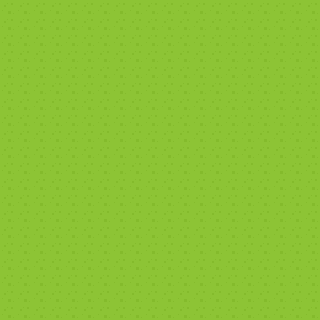

Below is a game level as drawn by its tile map, then a one-line description and the .tmx file that defines it, in full:
An orthogonal 20x20 tile map with 16x16 px tiles, 1 tile layer (Tile Layer 1), 2 tilesets.

<map version="1.0" tiledversion="2018.03.04" orientation="orthogonal" renderorder="right-down" width="20" height="20" tilewidth="16" tileheight="16" infinite="0" nextobjectid="1">
 <tileset firstgid="1" name="city" tilewidth="16" tileheight="16" spacing="1" tilecount="1036" columns="37">
  <image source="../city.png" width="628" height="475" />
 </tileset>
 <tileset firstgid="1037" name="country" tilewidth="16" tileheight="16" spacing="1" tilecount="1767" columns="57">
  <image source="../country.png" width="968" height="526" />
 </tileset>
 <layer name="Tile Layer 1" width="20" height="20">
  <data encoding="csv">
1042,1042,1042,1042,1042,1042,1042,1042,1042,1042,1042,1042,1042,1042,1042,1042,1042,1042,1042,1042,
1042,1042,1042,1042,1042,1042,1042,1042,1042,1042,1042,1042,1042,1042,1042,1042,1042,1042,1042,1042,
1042,1042,1042,1042,1042,1042,1042,1042,1042,1042,1042,1042,1042,1042,1042,1042,1042,1042,1042,1042,
1042,1042,1042,1042,1042,1042,1042,1042,1042,1042,1042,1042,1042,1042,1042,1042,1042,1042,1042,1042,
1042,1042,1042,1042,1042,1042,1042,1042,1042,1042,1042,1042,1042,1042,1042,1042,1042,1042,1042,1042,
1042,1042,1042,1042,1042,1042,1042,1042,1042,1042,1042,1042,1042,1042,1042,1042,1042,1042,1042,1042,
1042,1042,1042,1042,1042,1042,1042,1042,1042,1042,1042,1042,1042,1042,1042,1042,1042,1042,1042,1042,
1042,1042,1042,1042,1042,1042,1042,1042,1042,1042,1042,1042,1042,1042,1042,1042,1042,1042,1042,1042,
1042,1042,1042,1042,1042,1042,1042,1042,1042,1042,1042,1042,1042,1042,1042,1042,1042,1042,1042,1042,
1042,1042,1042,1042,1042,1042,1042,1042,1042,1042,1042,1042,1042,1042,1042,1042,1042,1042,1042,1042,
1042,1042,1042,1042,1042,1042,1042,1042,1042,1042,1042,1042,1042,1042,1042,1042,1042,1042,1042,1042,
1042,1042,1042,1042,1042,1042,1042,1042,1042,1042,1042,1042,1042,1042,1042,1042,1042,1042,1042,1042,
1042,1042,1042,1042,1042,1042,1042,1042,1042,1042,1042,1042,1042,1042,1042,1042,1042,1042,1042,1042,
1042,1042,1042,1042,1042,1042,1042,1042,1042,1042,1042,1042,1042,1042,1042,1042,1042,1042,1042,1042,
1042,1042,1042,1042,1042,1042,1042,1042,1042,1042,1042,1042,1042,1042,1042,1042,1042,1042,1042,1042,
1042,1042,1042,1042,1042,1042,1042,1042,1042,1042,1042,1042,1042,1042,1042,1042,1042,1042,1042,1042,
1042,1042,1042,1042,1042,1042,1042,1042,1042,1042,1042,1042,1042,1042,1042,1042,1042,1042,1042,1042,
1042,1042,1042,1042,1042,1042,1042,1042,1042,1042,1042,1042,1042,1042,1042,1042,1042,1042,1042,1042,
1042,1042,1042,1042,1042,1042,1042,1042,1042,1042,1042,1042,1042,1042,1042,1042,1042,1042,1042,1042,
1042,1042,1042,1042,1042,1042,1042,1042,1042,1042,1042,1042,1042,1042,1042,1042,1042,1042,1042,1042
</data>
 </layer>
</map>
